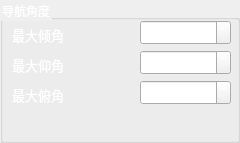
         <widget class="QGroupBox" name="f_pid_box_6">
          <property name="geometry">
           <rect>
            <x>540</x>
            <y>160</y>
            <width>240</width>
            <height>143</height>
           </rect>
          </property>
          <property name="styleSheet">
           <string notr="true">color: rgb(255, 255, 255);</string>
          </property>
          <property name="title">
           <string>导航角度</string>
          </property>
          <widget class="QLabel" name="label_52">
           <property name="geometry">
            <rect>
             <x>12</x>
             <y>24</y>
             <width>69</width>
             <height>21</height>
            </rect>
           </property>
           <property name="font">
            <font>
             <pointsize>10</pointsize>
            </font>
           </property>
           <property name="text">
            <string>最大倾角</string>
           </property>
          </widget>
          <widget class="QDoubleSpinBox" name="f_angle_rol_limit">
           <property name="geometry">
            <rect>
             <x>140</x>
             <y>20</y>
             <width>91</width>
             <height>25</height>
            </rect>
           </property>
           <property name="font">
            <font>
             <pointsize>10</pointsize>
            </font>
           </property>
          </widget>
          <widget class="QDoubleSpinBox" name="f_angle_pitch_up_max">
           <property name="geometry">
            <rect>
             <x>140</x>
             <y>50</y>
             <width>91</width>
             <height>25</height>
            </rect>
           </property>
           <property name="font">
            <font>
             <pointsize>10</pointsize>
            </font>
           </property>
          </widget>
          <widget class="QLabel" name="label_53">
           <property name="geometry">
            <rect>
             <x>12</x>
             <y>54</y>
             <width>67</width>
             <height>21</height>
            </rect>
           </property>
           <property name="font">
            <font>
             <pointsize>10</pointsize>
            </font>
           </property>
           <property name="text">
            <string>最大仰角</string>
           </property>
          </widget>
          <widget class="QDoubleSpinBox" name="f_angle_pitch_down_max">
           <property name="geometry">
            <rect>
             <x>140</x>
             <y>80</y>
             <width>91</width>
             <height>25</height>
            </rect>
           </property>
           <property name="font">
            <font>
             <pointsize>10</pointsize>
            </font>
           </property>
          </widget>
          <widget class="QLabel" name="label_54">
           <property name="geometry">
            <rect>
             <x>12</x>
             <y>84</y>
             <width>69</width>
             <height>21</height>
            </rect>
           </property>
           <property name="font">
            <font>
             <pointsize>10</pointsize>
            </font>
           </property>
           <property name="text">
            <string>最大俯角</string>
           </property>
          </widget>
         </widget>
